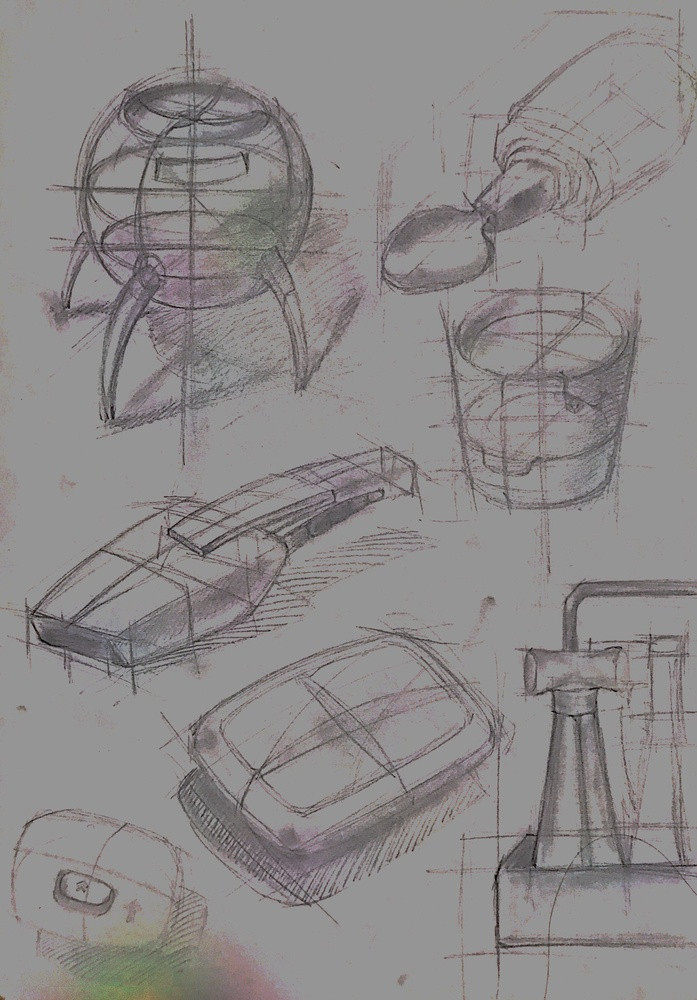
#> input picture Udemy_Tutorials/MasteringComputerVision_V1.01/images/industrial_design_sketch.jpg, 697 x 1000 px, shrunk from 1696 x 2432 before the run
$ jupyter execute --allow-errors 'Lecture 3.11 - Thresholding, Binarization & Adaptive Thresholding.ipynb'
#> lines starting #> are read from the running program, lines starting #| are printed output that depends on the picture; after the words box and inside, x2 and y2 are one past the last pixel; in counts of white or black regions, pixels touching at a corner belong together
## Thresholding, Binarization & Adaptive Thresholding

In thresholding, we convert a grey scale image to it's binary form

[cell 1]
import cv2
import numpy as np

[cell 2]
# Load our image as greyscale
image = cv2.imread('images/gradient.jpg',0)
cv2.imshow('Original', image)

# Values below 127 goes to 0 (black, everything above goes to 255 (white)
ret, thresh1 = cv2.threshold(image, 127, 255, cv2.THRESH_BINARY)
cv2.imshow('1 Threshold Binary', thresh1)
cv2.imwrite('images/thresh_bin.jpg', thresh1)

# Values below 127 go to 255 and values above 127 go to 0 (reverse of above)
ret, thresh2 = cv2.threshold(image, 127, 255, cv2.THRESH_BINARY_INV)
cv2.imshow('2 Threshold Binary Inverse', thresh2)
cv2.imwrite('images/thresh_bin_inv.jpg', thresh2)

# Values above 127 are truncated (held) at 127 (the 255 argument is unused)
ret, thresh3 = cv2.threshold(image, 127, 255, cv2.THRESH_TRUNC)
cv2.imshow('3 THRESH TRUNC', thresh3)
cv2.imwrite('images/thresh_trunc.jpg', thresh3)

# Values below 127 go to 0, above 127 are unchanged
ret, thresh4 = cv2.threshold(image, 127, 255, cv2.THRESH_TOZERO)
cv2.imshow('4 THRESH TOZERO', thresh4)
cv2.imwrite('images/thresh_tozero.jpg', thresh4)

# Resever of above, below 127 is unchanged, above 127 goes to 0
ret, thresh5 = cv2.threshold(image, 127, 255, cv2.THRESH_TOZERO_INV)
cv2.imshow('5 THRESH TOZERO INV', thresh5)
cv2.imwrite('images/thresh_tozero_inv.jpg', thresh5)

cv2.waitKey(0)

cv2.destroyAllWindows()

Original | Threshold Binary | Threshold Binary Inverse
- | - | -
 |  |

THRESH TRUNC | THRESH TOZERO | THRESH TOZERO INV
- | - | -
 |  |

> A weakness of these threshold algorithms above is that they all requires thresh value set at 127 or anything viable. That's not that convenient when you are actually doing it with scanned documents. Better way of doing so is adaptive thresholding.

[cell 3]
# from IPython.display import HTML, display
# display(HTML(
#     "<table>
#         <tr>
#             <td><img src='images/gradient.jpg'></td>
#             <td><img src='images/thresh_bin.jpg'></td>
#             <td><img src='images/thresh_bin_inv.jpg'></td>
#             <td><img src='images/thresh_trunc.jpg'></td>
#             <td><img src='images/thresh_tozero.jpg'></td>
#             <td><img src='images/thresh_tozero_inv.jpg'></td>
#         </tr>
#     </table>"
# ))

### Is there a better way off thresholding?

The biggest downfall of those simple threshold methods is that we need to provide the threshold value (i.e. the 127 value we used previously).
#### What if there was a smarter way of doing this?

There is with, Adaptive thresholding.

[cell 4]
import cv2
import numpy as np

[cell 5]
# Load our new image
image = cv2.imread('images/Origin_of_Species.jpg', 0)

cv2.imshow('Original', image)
cv2.waitKey(0)

[cell 6]
# Values below 127 goes to 0 (black, everything above goes to 255 (white)
ret,thresh1 = cv2.threshold(image, 127, 255, cv2.THRESH_BINARY)
cv2.imshow('Threshold Binary', thresh1)
cv2.waitKey(0)
cv2.imwrite('images/Origin_of_Species_thresh_bin.jpg', thresh1)
#> Out = True

#> (a cell that did not finish here is left out)

Threshold Binary | Adaptive Mean Thresholding
- | -
 |

Otsu's Thresholding | Guassian Otsu's Thresholding
- | -
 |

### Comparision between Binary Thresholding with Adaptive Thresholding

#### Threshold Binary:

#### Threshold Adaptive:

> Comparing the binary threshold with the adaptive threshold, we can clearly see the text is a lot more clear. Adaptive thresholding has a big advantage in that it reduces the uncertainty in setting a threshold value

[cell 8]
# Load our new image
image_sketch = cv2.imread('images/industrial_design_sketch.jpg')
#> image_sketch is the input picture: shape (1000, 697, 3); mean B, G, R 138, 137.9, 140.8
cv2.imshow('Original', image_sketch)
cv2.waitKey(0)

[cell 9]
image_sketch_0 = cv2.imread('images/industrial_design_sketch.jpg', 0)
#> image_sketch_0: shape (1000, 697); min 0, max 165, mean 138.8

ret_sketch, thresh_sketch = cv2.threshold(image_sketch_0, 127, 255, cv2.THRESH_BINARY)
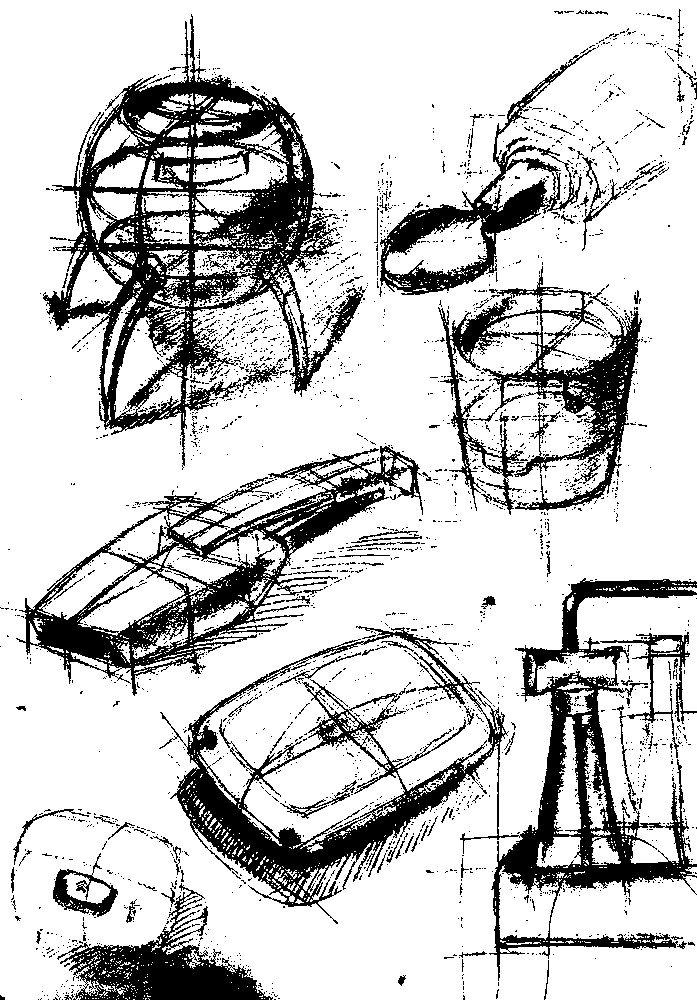
#> thresh_sketch: shape (1000, 697); 79.4% white; 2852 black regions (2721 under 20 px), largest, box (x1, y1, x2, y2) and area: (159, 578, 697, 981) 38549, (43, 14, 363, 470) 36974, (16, 445, 423, 696) 20385
cv2.imshow('Threshold Binary', thresh_sketch)
cv2.waitKey(0)
cv2.imwrite('images/industrial_design_sketch_thresh_bin.jpg', thresh_sketch)
#> Out = True

[cell 10]
# It's good practice to blur images as it removes noise
image_sketch_0 = cv2.GaussianBlur(image_sketch_0, (3, 3), 0)

# Using adaptiveThreshold
# cv2.adaptiveThreshold(image, Max Value, Adaptive Type, Threshold Type, Block size(must be odd), Constant subtracted from mean)
thresh_sketch_adptive = cv2.adaptiveThreshold(image_sketch_0, 255, cv2.ADAPTIVE_THRESH_MEAN_C, cv2.THRESH_BINARY, 3, 1)
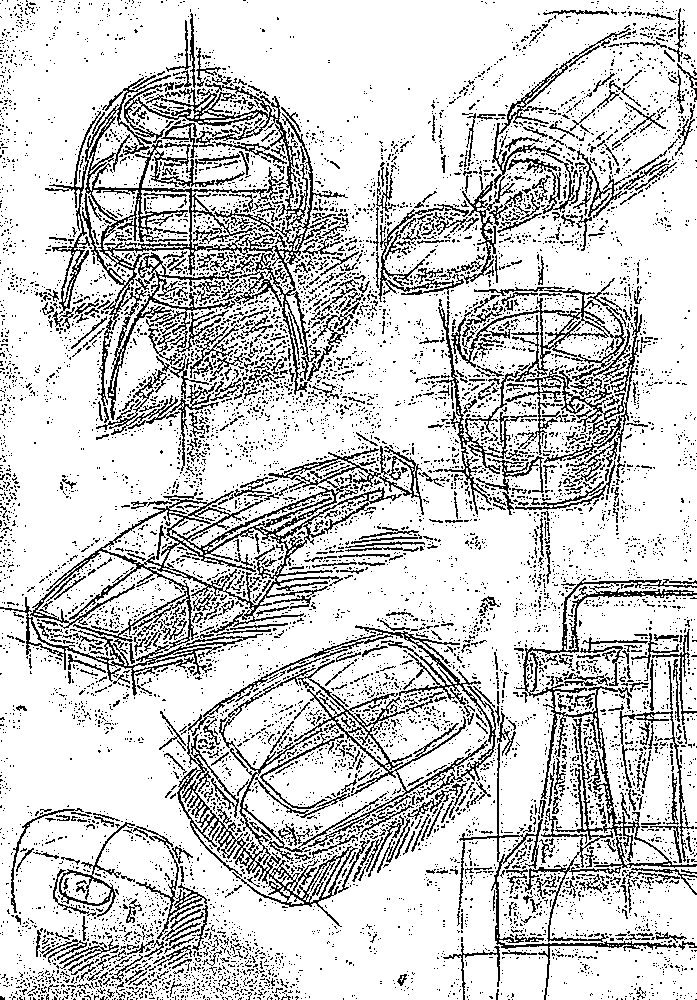
#> thresh_sketch_adptive: shape (1000, 697); 80.7% white; black in thin lines or dots
cv2.imshow("Adaptive Mean Thresholding", thresh_sketch_adptive)
cv2.waitKey(0)
cv2.imwrite('images/industrial_design_sketch_thresh_adaptive_mean.jpg', thresh_sketch_adptive)
#> Out = True

[cell 11]
_, th_otsu = cv2.threshold(image_sketch_0, 0, 255, cv2.THRESH_BINARY + cv2.THRESH_OTSU)
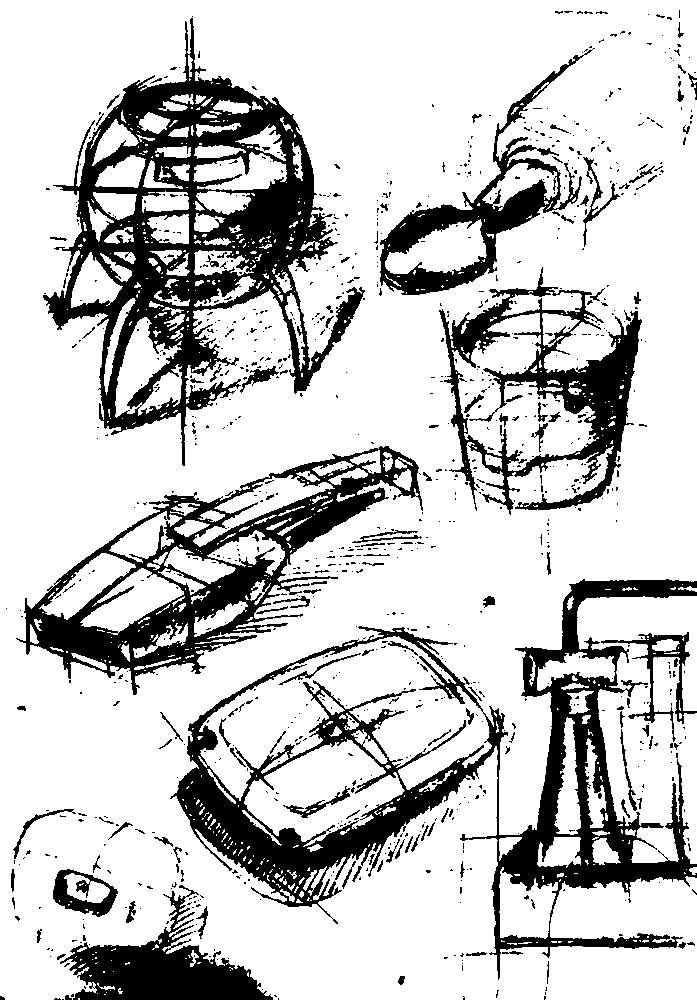
#> th_otsu: shape (1000, 697); 78.5% white; 994 black regions (872 under 20 px), largest, box (x1, y1, x2, y2) and area: (170, 579, 697, 980) 40773, (43, 18, 365, 466) 40237, (16, 446, 423, 695) 22819
cv2.imshow("Otsu's Thresholding", th_otsu)
cv2.waitKey(0)
cv2.imwrite('images/industrial_design_sketch_thresh_otsu.jpg', th_otsu)
#> Out = True

[cell 12]
# Otsu's thresholding after Gaussian filtering
sketch_blur = cv2.GaussianBlur(image_sketch_0, (5,5), 0)
_, th_otsu_gauss = cv2.threshold(sketch_blur, 0, 255, cv2.THRESH_BINARY + cv2.THRESH_OTSU)
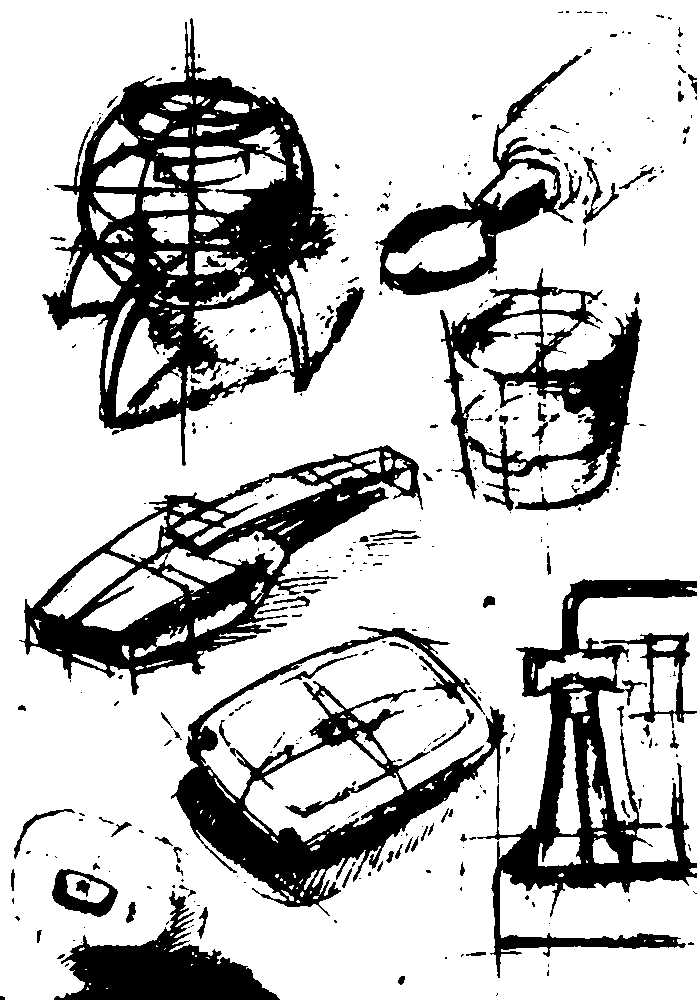
#> th_otsu_gauss: shape (1000, 697); 76.7% white; 395 black regions (288 under 20 px), largest, box (x1, y1, x2, y2) and area: (42, 18, 365, 466) 45178, (19, 445, 423, 695) 25462, (171, 626, 508, 916) 23119
cv2.imshow("Guassian Otsu's Thresholding", th_otsu_gauss)
cv2.waitKey(0)
cv2.imwrite('images/industrial_design_sketchs_thresh_otsu_gaussian.jpg', th_otsu_gauss)

cv2.destroyAllWindows()
